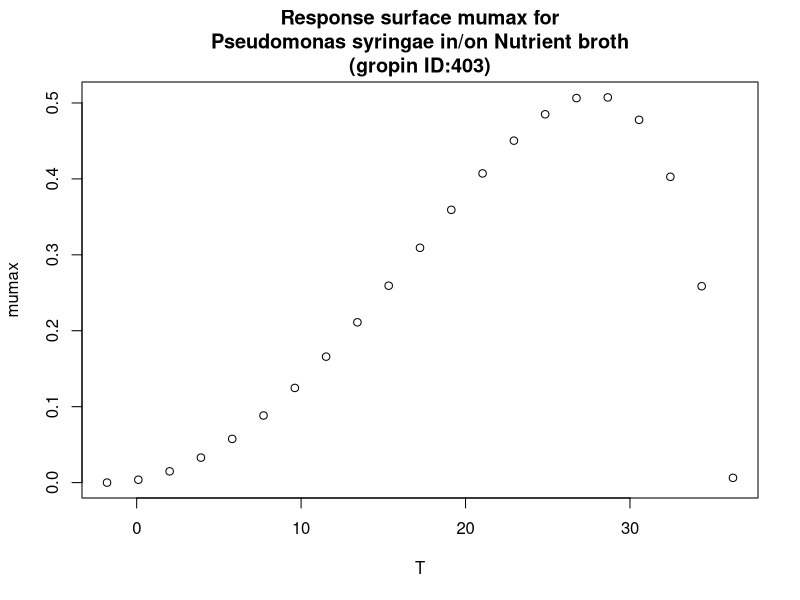

The R source for this figure:
#############################
# start of Parameter script
#############################
T <- seq(-1.8018,36.2637362637363,length.out=21)
#############################
# end of Parameter script
#############################
############################# 
# start of Model script Gropin ID 403 
#############################
 
# constant coefficients for this model
 
variables <- data.frame(T)
argumentsPar <- expand.grid(variables)
 
# heart of the model
response_surface <- function(T) {
   mumax <-(5.1*(10^-1)*(T-36.3)*((T+1.8)^2))/((27.8+1.8)*((27.8+1.8)*(T-27.8)-(27.8-36.3)*(27.8-1.8-2*T)))

return(mumax=mumax)
} 

# output parameters
responseSurface <- cbind(argumentsPar,response_surface(argumentsPar['T']))
colnames(responseSurface) <- c(colnames(argumentsPar),'mumax')
#############################
# End of Model script
#############################
############################# 
# start of Visualisation script Gropin ID 403 
#############################
plot(T,responseSurface$'mumax',xlab='T',
                          ylab='mumax',main='Response surface mumax for
Pseudomonas syringae in/on Nutrient broth
(gropin ID:403)')
#############################
# End of Visualisation script
#############################
